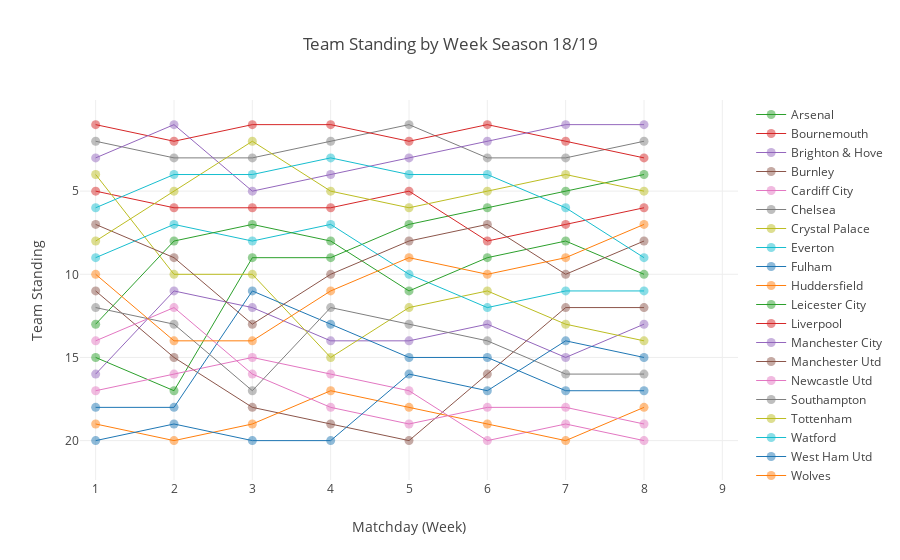

The notebook cell this image was saved under:
### Code cell
teams = sorted(set(matchday['Team']))
additional_trace = go.Scatter(x=[15], y=[21], marker=dict(color='white'), showlegend=False, hoverinfo='none')
additional_trace2 = go.Scatter(x=[15], y=[0.9], marker=dict(color='white'), showlegend=False, hoverinfo='none')

data = [additional_trace, additional_trace2]
for team in teams:
    team_data = dict(
            x = matchday.loc[matchday['Team'] == team, 'Matchday'],
            y = matchday.loc[matchday['Team'] == team, 'Rank'],
            name = team,
            mode = 'lines+markers',
            text = matchday.loc[matchday['Team'] == team, 'Team'] + '<br>' +
                'Rank: ' + matchday.loc[matchday['Team'] == team, 'Rank'].apply(str),
            marker = dict(
                    size = 9,
                    opacity = 0.5),
            line = dict(width=1.0),
            type = 'scatter',
            hoverinfo = 'text',
        )
    data.append(team_data)

    
layout = go.Layout(
    title = 'Team Standing by Week Season 18/19',
    yaxis = dict(
        title ='Team Standing',
        range = [0.5, 20.5],
        autorange = 'reversed',
        zeroline = False,
        tickvals = [5, 10, 15, 20]
    ),
    xaxis = dict(
        title = 'Matchday (Week)',
        range = [.8, 9.2],
        
    ),
    hovermode = 'closest',
    legend = dict(traceorder = 'grouped')

)

fig = go.Figure(data = data, layout = layout)
iplot(fig)

### Figure 1 — Plotly figure (JSON) as saved in the notebook; plotly's stock layout.template omitted (floating-point values rounded to 4 significant figures)
{"data": [{"hoverinfo": "none", "marker": {"color": "white"}, "showlegend": false, "type": "scatter", "uid": "6be6dd0a-d2fe-11e8-8fe6-acde48001122", "x": [15], "y": [21]}, {"hoverinfo": "none", "marker": {"color": "white"}, "showlegend": false, "type": "scatter", "uid": "6be6decc-d2fe-11e8-b549-acde48001122", "x": [15], "y": [0.9]}, {"hoverinfo": "text", "line": {"width": 1}, "marker": {"opacity": 0.5, "size": 9}, "mode": "lines+markers", "name": "Arsenal", "text": ["Arsenal<br>Rank: 15", "Arsenal<br>Rank: 17", "Arsenal<br>Rank: 9", "Arsenal<br>Rank: 9", "Arsenal<br>Rank: 7", "Arsenal<br>Rank: 6", "Arsenal<br>Rank: 5", "Arsenal<br>Rank: 4"], "type": "scatter", "uid": "6be6dfba-d2fe-11e8-8b3a-acde48001122", "x": [1, 2, 3, 4, 5, 6, 7, 8], "y": [15, 17, 9, 9, 7, 6, 5, 4]}, {"hoverinfo": "text", "line": {"width": 1}, "marker": {"opacity": 0.5, "size": 9}, "mode": "lines+markers", "name": "Bournemouth", "text": ["Bournemouth<br>Rank: 5", "Bournemouth<br>Rank: 6", "Bournemouth<br>Rank: 6", "Bournemouth<br>Rank: 6", "Bournemouth<br>Rank: 5", "Bournemouth<br>Rank: 8", "Bournemouth<br>Rank: 7", "Bournemouth<br>Rank: 6"], "type": "scatter", "uid": "6be6e07a-d2fe-11e8-bb24-acde48001122", "x": [1, 2, 3, 4, 5, 6, 7, 8], "y": [5, 6, 6, 6, 5, 8, 7, 6]}, {"hoverinfo": "text", "line": {"width": 1}, "marker": {"opacity": 0.5, "size": 9}, "mode": "lines+markers", "name": "Brighton & Hove", "text": ["Brighton & Hove<br>Rank: 16", "Brighton & Hove<br>Rank: 11", "Brighton & Hove<br>Rank: 12", "Brighton & Hove<br>Rank: 14", "Brighton & Hove<br>Rank: 14", "Brighton & Hove<br>Rank: 13", "Brighton & Hove<br>Rank: 15", "Brighton & Hove<br>Rank: 13"], "type": "scatter", "uid": "6be6e138-d2fe-11e8-a104-acde48001122", "x": [1, 2, 3, 4, 5, 6, 7, 8], "y": [16, 11, 12, 14, 14, 13, 15, 13]}, {"hoverinfo": "text", "line": {"width": 1}, "marker": {"opacity": 0.5, "size": 9}, "mode": "lines+markers", "name": "Burnley", "text": ["Burnley<br>Rank: 11", "Burnley<br>Rank: 15", "Burnley<br>Rank: 18", "Burnley<br>Rank: 19", "Burnley<br>Rank: 20", "Burnley<br>Rank: 16", "Burnley<br>Rank: 12", "Burnley<br>Rank: 12"], "type": "scatter", "uid": "6be6e1e2-d2fe-11e8-8a35-acde48001122", "x": [1, 2, 3, 4, 5, 6, 7, 8], "y": [11, 15, 18, 19, 20, 16, 12, 12]}, {"hoverinfo": "text", "line": {"width": 1}, "marker": {"opacity": 0.5, "size": 9}, "mode": "lines+markers", "name": "Cardiff City", "text": ["Cardiff City<br>Rank: 17", "Cardiff City<br>Rank: 16", "Cardiff City<br>Rank: 15", "Cardiff City<br>Rank: 16", "Cardiff City<br>Rank: 17", "Cardiff City<br>Rank: 20", "Cardiff City<br>Rank: 19", "Cardiff City<br>Rank: 20"], "type": "scatter", "uid": "6be6e28c-d2fe-11e8-8edd-acde48001122", "x": [1, 2, 3, 4, 5, 6, 7, 8], "y": [17, 16, 15, 16, 17, 20, 19, 20]}, {"hoverinfo": "text", "line": {"width": 1}, "marker": {"opacity": 0.5, "size": 9}, "mode": "lines+markers", "name": "Chelsea", "text": ["Chelsea<br>Rank: 2", "Chelsea<br>Rank: 3", "Chelsea<br>Rank: 3", "Chelsea<br>Rank: 2", "Chelsea<br>Rank: 1", "Chelsea<br>Rank: 3", "Chelsea<br>Rank: 3", "Chelsea<br>Rank: 2"], "type": "scatter", "uid": "6be6e336-d2fe-11e8-b660-acde48001122", "x": [1, 2, 3, 4, 5, 6, 7, 8], "y": [2, 3, 3, 2, 1, 3, 3, 2]}, {"hoverinfo": "text", "line": {"width": 1}, "marker": {"opacity": 0.5, "size": 9}, "mode": "lines+markers", "name": "Crystal Palace", "text": ["Crystal Palace<br>Rank: 4", "Crystal Palace<br>Rank: 10", "Crystal Palace<br>Rank: 10", "Crystal Palace<br>Rank: 15", "Crystal Palace<br>Rank: 12", "Crystal Palace<br>Rank: 11", "Crystal Palace<br>Rank: 13", "Crystal Palace<br>Rank: 14"], "type": "scatter", "uid": "6be6e3e2-d2fe-11e8-a159-acde48001122", "x": [1, 2, 3, 4, 5, 6, 7, 8], "y": [4, 10, 10, 15, 12, 11, 13, 14]}, {"hoverinfo": "text", "line": {"width": 1}, "marker": {"opacity": 0.5, "size": 9}, "mode": "lines+markers", "name": "Everton", "text": ["Everton<br>Rank: 9", "Everton<br>Rank: 7", "Everton<br>Rank: 8", "Everton<br>Rank: 7", "Everton<br>Rank: 10", "Everton<br>Rank: 12", "Everton<br>Rank: 11", "Everton<br>Rank: 11"], "type": "scatter", "uid": "6be6e48a-d2fe-11e8-b4b1-acde48001122", "x": [1, 2, 3, 4, 5, 6, 7, 8], "y": [9, 7, 8, 7, 10, 12, 11, 11]}, {"hoverinfo": "text", "line": {"width": 1}, "marker": {"opacity": 0.5, "size": 9}, "mode": "lines+markers", "name": "Fulham", "text": ["Fulham<br>Rank: 18", "Fulham<br>Rank: 18", "Fulham<br>Rank: 11", "Fulham<br>Rank: 13", "Fulham<br>Rank: 15", "Fulham<br>Rank: 15", "Fulham<br>Rank: 17", "Fulham<br>Rank: 17"], "type": "scatter", "uid": "6be6e534-d2fe-11e8-a727-acde48001122", "x": [1, 2, 3, 4, 5, 6, 7, 8], "y": [18, 18, 11, 13, 15, 15, 17, 17]}, {"hoverinfo": "text", "line": {"width": 1}, "marker": {"opacity": 0.5, "size": 9}, "mode": "lines+markers", "name": "Huddersfield", "text": ["Huddersfield<br>Rank: 19", "Huddersfield<br>Rank: 20", "Huddersfield<br>Rank: 19", "Huddersfield<br>Rank: 17", "Huddersfield<br>Rank: 18", "Huddersfield<br>Rank: 19", "Huddersfield<br>Rank: 20", "Huddersfield<br>Rank: 18"], "type": "scatter", "uid": "6be6e5de-d2fe-11e8-9b03-acde48001122", "x": [1, 2, 3, 4, 5, 6, 7, 8], "y": [19, 20, 19, 17, 18, 19, 20, 18]}, {"hoverinfo": "text", "line": {"width": 1}, "marker": {"opacity": 0.5, "size": 9}, "mode": "lines+markers", "name": "Leicester City", "text": ["Leicester City<br>Rank: 13", "Leicester City<br>Rank: 8", "Leicester City<br>Rank: 7", "Leicester City<br>Rank: 8", "Leicester City<br>Rank: 11", "Leicester City<br>Rank: 9", "Leicester City<br>Rank: 8", "Leicester City<br>Rank: 10"], "type": "scatter", "uid": "6be6e688-d2fe-11e8-8908-acde48001122", "x": [1, 2, 3, 4, 5, 6, 7, 8], "y": [13, 8, 7, 8, 11, 9, 8, 10]}, {"hoverinfo": "text", "line": {"width": 1}, "marker": {"opacity": 0.5, "size": 9}, "mode": "lines+markers", "name": "Liverpool", "text": ["Liverpool<br>Rank: 1", "Liverpool<br>Rank: 2", "Liverpool<br>Rank: 1", "Liverpool<br>Rank: 1", "Liverpool<br>Rank: 2", "Liverpool<br>Rank: 1", "Liverpool<br>Rank: 2", "Liverpool<br>Rank: 3"], "type": "scatter", "uid": "6be6e734-d2fe-11e8-8975-acde48001122", "x": [1, 2, 3, 4, 5, 6, 7, 8], "y": [1, 2, 1, 1, 2, 1, 2, 3]}, {"hoverinfo": "text", "line": {"width": 1}, "marker": {"opacity": 0.5, "size": 9}, "mode": "lines+markers", "name": "Manchester City", "text": ["Manchester City<br>Rank: 3", "Manchester City<br>Rank: 1", "Manchester City<br>Rank: 5", "Manchester City<br>Rank: 4", "Manchester City<br>Rank: 3", "Manchester City<br>Rank: 2", "Manchester City<br>Rank: 1", "Manchester City<br>Rank: 1"], "type": "scatter", "uid": "6be6e874-d2fe-11e8-a3d0-acde48001122", "x": [1, 2, 3, 4, 5, 6, 7, 8], "y": [3, 1, 5, 4, 3, 2, 1, 1]}, {"hoverinfo": "text", "line": {"width": 1}, "marker": {"opacity": 0.5, "size": 9}, "mode": "lines+markers", "name": "Manchester Utd", "text": ["Manchester Utd<br>Rank: 7", "Manchester Utd<br>Rank: 9", "Manchester Utd<br>Rank: 13", "Manchester Utd<br>Rank: 10", "Manchester Utd<br>Rank: 8", "Manchester Utd<br>Rank: 7", "Manchester Utd<br>Rank: 10", "Manchester Utd<br>Rank: 8"], "type": "scatter", "uid": "6be6e912-d2fe-11e8-abe7-acde48001122", "x": [1, 2, 3, 4, 5, 6, 7, 8], "y": [7, 9, 13, 10, 8, 7, 10, 8]}, {"hoverinfo": "text", "line": {"width": 1}, "marker": {"opacity": 0.5, "size": 9}, "mode": "lines+markers", "name": "Newcastle Utd", "text": ["Newcastle Utd<br>Rank: 14", "Newcastle Utd<br>Rank: 12", "Newcastle Utd<br>Rank: 16", "Newcastle Utd<br>Rank: 18", "Newcastle Utd<br>Rank: 19", "Newcastle Utd<br>Rank: 18", "Newcastle Utd<br>Rank: 18", "Newcastle Utd<br>Rank: 19"], "type": "scatter", "uid": "6be6e9b4-d2fe-11e8-a03d-acde48001122", "x": [1, 2, 3, 4, 5, 6, 7, 8], "y": [14, 12, 16, 18, 19, 18, 18, 19]}, {"hoverinfo": "text", "line": {"width": 1}, "marker": {"opacity": 0.5, "size": 9}, "mode": "lines+markers", "name": "Southampton", "text": ["Southampton<br>Rank: 12", "Southampton<br>Rank: 13", "Southampton<br>Rank: 17", "Southampton<br>Rank: 12", "Southampton<br>Rank: 13", "Southampton<br>Rank: 14", "Southampton<br>Rank: 16", "Southampton<br>Rank: 16"], "type": "scatter", "uid": "6be6ea5c-d2fe-11e8-a53f-acde48001122", "x": [1, 2, 3, 4, 5, 6, 7, 8], "y": [12, 13, 17, 12, 13, 14, 16, 16]}, {"hoverinfo": "text", "line": {"width": 1}, "marker": {"opacity": 0.5, "size": 9}, "mode": "lines+markers", "name": "Tottenham", "text": ["Tottenham<br>Rank: 8", "Tottenham<br>Rank: 5", "Tottenham<br>Rank: 2", "Tottenham<br>Rank: 5", "Tottenham<br>Rank: 6", "Tottenham<br>Rank: 5", "Tottenham<br>Rank: 4", "Tottenham<br>Rank: 5"], "type": "scatter", "uid": "6be6eafa-d2fe-11e8-abe6-acde48001122", "x": [1, 2, 3, 4, 5, 6, 7, 8], "y": [8, 5, 2, 5, 6, 5, 4, 5]}, {"hoverinfo": "text", "line": {"width": 1}, "marker": {"opacity": 0.5, "size": 9}, "mode": "lines+markers", "name": "Watford", "text": ["Watford<br>Rank: 6", "Watford<br>Rank: 4", "Watford<br>Rank: 4", "Watford<br>Rank: 3", "Watford<br>Rank: 4", "Watford<br>Rank: 4", "Watford<br>Rank: 6", "Watford<br>Rank: 9"], "type": "scatter", "uid": "6be6eb9c-d2fe-11e8-b7c3-acde48001122", "x": [1, 2, 3, 4, 5, 6, 7, 8], "y": [6, 4, 4, 3, 4, 4, 6, 9]}, {"hoverinfo": "text", "line": {"width": 1}, "marker": {"opacity": 0.5, "size": 9}, "mode": "lines+markers", "name": "West Ham Utd", "text": ["West Ham Utd<br>Rank: 20", "West Ham Utd<br>Rank: 19", "West Ham Utd<br>Rank: 20", "West Ham Utd<br>Rank: 20", "West Ham Utd<br>Rank: 16", "West Ham Utd<br>Rank: 17", "West Ham Utd<br>Rank: 14", "West Ham Utd<br>Rank: 15"], "type": "scatter", "uid": "6be6ec28-d2fe-11e8-b6fb-acde48001122", "x": [1, 2, 3, 4, 5, 6, 7, 8], "y": [20, 19, 20, 20, 16, 17, 14, 15]}, {"hoverinfo": "text", "line": {"width": 1}, "marker": {"opacity": 0.5, "size": 9}, "mode": "lines+markers", "name": "Wolves", "text": ["Wolves<br>Rank: 10", "Wolves<br>Rank: 14", "Wolves<br>Rank: 14", "Wolves<br>Rank: 11", "Wolves<br>Rank: 9", "Wolves<br>Rank: 10", "Wolves<br>Rank: 9", "Wolves<br>Rank: 7"], "type": "scatter", "uid": "6be6ecbe-d2fe-11e8-9997-acde48001122", "x": [1, 2, 3, 4, 5, 6, 7, 8], "y": [10, 14, 14, 11, 9, 10, 9, 7]}], "layout": {"hovermode": "closest", "legend": {"traceorder": "grouped"}, "title": "Team Standing by Week Season 18/19", "xaxis": {"range": [0.8, 9.2], "title": "Matchday (Week)"}, "yaxis": {"autorange": "reversed", "range": [0.5, 20.5], "tickvals": [5, 10, 15, 20], "title": "Team Standing", "zeroline": false}}}
